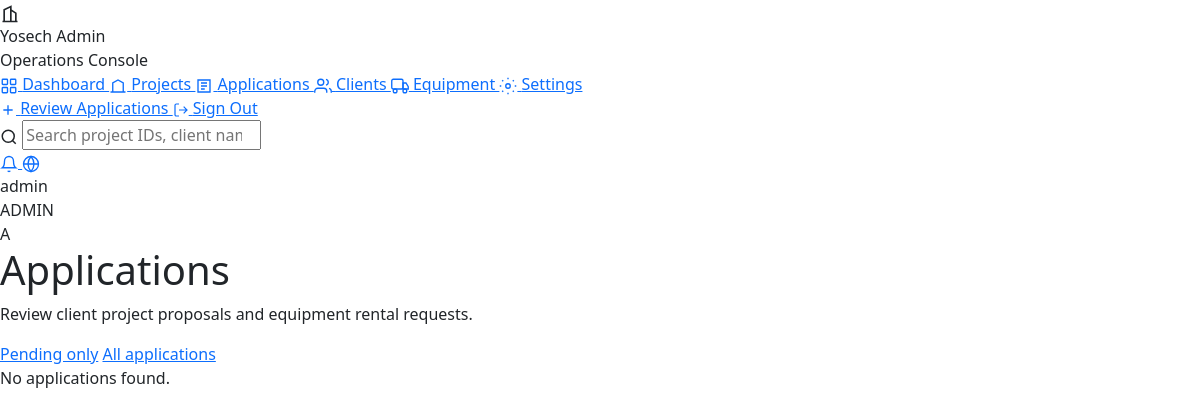
/admin/amin_applications.php (signed in), run on the app's committed database.
### tables this page shows
CREATE TABLE Employee (
    EmployeeID      INT AUTO_INCREMENT PRIMARY KEY,
    UserType        ENUM('Admin', 'Manager', 'Employee') NOT NULL DEFAULT 'Employee',
    Username        VARCHAR(50)  NOT NULL UNIQUE,
    Password        VARCHAR(255) NOT NULL,
    Email           VARCHAR(100) NOT NULL UNIQUE,
    ContactNumber   VARCHAR(20)
);

### includes/admin/helpers.php (called while the page is built, shortened)
<?php
function adminCurrentEmployee(mysqli $conn): ?array
{
    $employeeId = (int) ($_SESSION['user_id'] ?? 0);
    $result = mysqli_query($conn, "SELECT * FROM Employee WHERE EmployeeID = {$employeeId} LIMIT 1");
    return mysqli_fetch_assoc($result) ?: null;
}

### includes/admin/layout_start.php (the view, shortened to what this page needs)
<?php
$adminActiveNav = $adminActiveNav ?? 'dashboard';
$adminPageTitle = $adminPageTitle ?? 'Admin Dashboard';
$adminPageSubtitle = $adminPageSubtitle ?? '';
$adminPageActions = $adminPageActions ?? '';
$adminEmployee = $adminEmployee ?? null;
$adminDisplayName = $adminEmployee['Username'] ?? ($_SESSION['username'] ?? 'Admin User');
$adminRoleLabel = strtoupper($adminEmployee['UserType'] ?? $_SESSION['user_type'] ?? 'ADMIN');
?>
<!DOCTYPE html>
<html lang="en">
<head>
    <link href="https://cdn.jsdelivr.net/npm/bootstrap@5.3.3/dist/css/bootstrap.min.css" rel="stylesheet">
    <link rel="stylesheet" href="<?= BASE_URL ?>/assets/css/admin.css">
</head>
<body class="admin-body">
<div class="admin-shell">
    <aside class="admin-sidebar">
        <div class="admin-brand">
            <div class="admin-brand-icon">
                <svg xmlns="http://www.w3.org/2000/svg" width="20" height="20" fill="none" viewBox="0 0 24 24" stroke="currentColor" stroke-width="2"><path d="M3 21h18M5 21V7l8-4v18M19 21V11l-6-4"/></svg>
            </div>
            <div>
                <div class="admin-brand-name">Yosech Admin</div>
                <div class="admin-brand-sub">Operations Console</div>
            </div>
        </div>
        <nav class="admin-nav">
            <a href="<?= BASE_URL ?>/admin/amin_dashboard.php" class="admin-nav-link<?= $adminActiveNav === 'dashboard' ? ' active' : '' ?>">
                Dashboard
            </a>
            <a href="<?= BASE_URL ?>/admin/amin_projects.php" class="admin-nav-link<?= $adminActiveNav === 'projects' ? ' active' : '' ?>">
                <svg xmlns="http://www.w3.org/2000/svg" width="18" height="18" fill="none" viewBox="0 0 24 24" stroke="currentColor" stroke-width="1.8"><path d="M2 20h20M5 20V8l7-4 7 4v12"/></svg>
                Projects
            </a>
            <a href="<?= BASE_URL ?>/admin/amin_applications.php" class="admin-nav-link<?= $adminActiveNav === 'applications' ? ' active' : '' ?>">
                <svg xmlns="http://www.w3.org/2000/svg" width="18" height="18" fill="none" viewBox="0 0 24 24" stroke="currentColor" stroke-width="1.8"><path d="M4 4h16v16H4z"/><path d="M8 8h8M8 12h8M8 16h5"/></svg>
                Applications
            </a>
            <a href="<?= BASE_URL ?>/admin/amin_clients.php" class="admin-nav-link<?= $adminActiveNav === 'clients' ? ' active' : '' ?>">
                <svg xmlns="http://www.w3.org/2000/svg" width="18" height="18" fill="none" viewBox="0 0 24 24" stroke="currentColor" stroke-width="1.8"><path d="M17 21v-2a4 4 0 0 0-4-4H5a4 4 0 0 0-4 4v2"/><circle cx="9" cy="7" r="4"/><path d="M23 21v-2a4 4 0 0 0-3-3.87M16 3.13a4 4 0 0 1 0 7.75"/></svg>
                Clients
            </a>
            <a href="<?= BASE_URL ?>/admin/amin_equipment.php" class="admin-nav-link<?= $adminActiveNav === 'equipment' ? ' active' : '' ?>">
                <svg xmlns="http://www.w3.org/2000/svg" width="18" height="18" fill="none" viewBox="0 0 24 24" stroke="currentColor" stroke-width="1.8"><rect x="1" y="3" width="15" height="13" rx="2"/><path d="M16 8h4l3 5v3h-7V8z"/><circle cx="5.5" cy="18.5" r="2.5"/><circle cx="18.5" cy="18.5" r="2.5"/></svg>
                Equipment
            </a>
            <a href="<?= BASE_URL ?>/admin/amin_settings.php" class="admin-nav-link<?= $adminActiveNav === 'settings' ? ' active' : '' ?>">
                <svg xmlns="http://www.w3.org/2000/svg" width="18" height="18" fill="none" viewBox="0 0 24 24" stroke="currentColor" stroke-width="1.8"><circle cx="12" cy="12" r="3"/><path d="M12 1v2M12 21v2M4.22 4.22l1.42 1.42M18.36 18.36l1.42 1.42M1 12h2M21 12h2M4.22 19.78l1.42-1.42M18.36 5.64l1.42-1.42"/></svg>
                Settings
            </a>
        </nav>
        <div class="admin-sidebar-footer">
            <a href="<?= BASE_URL ?>/admin/amin_applications.php?status=Pending" class="admin-btn-new">
                <svg xmlns="http://www.w3.org/2000/svg" width="16" height="16" fill="none" viewBox="0 0 24 24" stroke="currentColor" stroke-width="2"><path d="M12 5v14M5 12h14"/></svg>
                Review Applications
            </a>
            <a href="<?= BASE_URL ?>/logout.php" class="admin-signout">
                <svg xmlns="http://www.w3.org/2000/svg" width="16" height="16" fill="none" viewBox="0 0 24 24" stroke="currentColor" stroke-width="1.8"><path d="M9 21H5a2 2 0 0 1-2-2V5a2 2 0 0 1 2-2h4M16 17l5-5-5-5M21 12H9"/></svg>
                Sign Out
            </a>
        </div>
    </aside>
    <div class="admin-main">
        <header class="admin-topbar">
            <form class="admin-search" method="get" action="<?= BASE_URL ?>/admin/amin_dashboard.php" id="adminGlobalSearchForm">
                <svg xmlns="http://www.w3.org/2000/svg" width="18" height="18" fill="none" viewBox="0 0 24 24" stroke="currentColor" stroke-width="2"><circle cx="11" cy="11" r="8"/><path d="m21 21-4.35-4.35"/></svg>
                <input type="search" name="q" placeholder="Search project IDs, client names..." value="<?= htmlspecialchars($_GET['q'] ?? '') ?>" aria-label="Search admin records">
            </form>
            <div class="admin-topbar-actions">
                <a href="<?= BASE_URL ?>/admin/amin_applications.php?status=Pending" class="admin-icon-btn" title="Pending applications">
                    <svg xmlns="http://www.w3.org/2000/svg" width="18" height="18" fill="none" viewBox="0 0 24 24" stroke="currentColor" stroke-width="1.8"><path d="M18 8A6 6 0 0 0 6 8c0 7-3 9-3 9h18s-3-2-3-9"/><path d="M13.73 21a2 2 0 0 1-3.46 0"/></svg>
                </a>
                <a href="<?= BASE_URL ?>/index.php" class="admin-icon-btn" title="View public site" target="_blank" rel="noopener">
                    <svg xmlns="http://www.w3.org/2000/svg" width="18" height="18" fill="none" viewBox="0 0 24 24" stroke="currentColor" stroke-width="1.8"><circle cx="12" cy="12" r="10"/><path d="M2 12h20M12 2a15.3 15.3 0 0 1 4 10 15.3 15.3 0 0 1-4 10 15.3 15.3 0 0 1-4-10 15.3 15.3 0 0 1 4-10z"/></svg>
                </a>
                <div class="admin-user">
                    <div class="admin-user-meta">
                        <div class="admin-user-name"><?= htmlspecialchars($adminDisplayName) ?></div>
                        <div class="admin-user-role"><?= htmlspecialchars($adminRoleLabel) ?></div>
                    </div>
                    <div class="admin-user-avatar"><?= strtoupper(substr($adminDisplayName, 0, 1)) ?></div>
                </div>
            </div>
        </header>
        <main class="admin-content">
            <div class="admin-page-head">
                <div>
                    <h1 class="admin-page-title"><?= htmlspecialchars($adminPageTitle) ?></h1>
                    <?php if ($adminPageSubtitle !== ''): ?>
                        <p class="admin-page-sub"><?= htmlspecialchars($adminPageSubtitle) ?></p>
                    <?php endif; ?>
                </div>
                <?php if ($adminPageActions !== ''): ?>
                    <div class="admin-page-actions"><?= $adminPageActions ?></div>
                <?php endif; ?>
            </div>

### data on the page
employee: Username "admin", UserType "ADMIN", Username "A"

### other printed values
$adminPageTitle "Applications"
$adminPageSubtitle "Review client project proposals and equipment rental requests."
